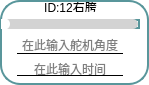
           <widget class="QFrame" name="frame_12">
            <property name="enabled">
             <bool>true</bool>
            </property>
            <property name="layoutDirection">
             <enum>Qt::LayoutDirection::RightToLeft</enum>
            </property>
            <property name="styleSheet">
             <string notr="true">* {
  background: white; /* 背景改为白色 */
  border: 2px solid #59969b; /* 使用与滑块一致的颜色 */
  border-radius: 20px;
}

</string>
            </property>
            <property name="frameShape">
             <enum>QFrame::Shape::StyledPanel</enum>
            </property>
            <property name="frameShadow">
             <enum>QFrame::Shadow::Raised</enum>
            </property>
            <widget class="QLabel" name="label_id12">
             <property name="geometry">
              <rect>
               <x>1</x>
               <y>2</y>
               <width>139</width>
               <height>10</height>
              </rect>
             </property>
             <property name="minimumSize">
              <size>
               <width>0</width>
               <height>10</height>
              </size>
             </property>
             <property name="maximumSize">
              <size>
               <width>16777215</width>
               <height>10</height>
              </size>
             </property>
             <property name="styleSheet">
              <string notr="true">QLabel{border: none; /* 去掉控件的边框 */}
QLabel{background: none; /* 去掉控件的边框 */}</string>
             </property>
             <property name="text">
              <string>ID:12右胯</string>
             </property>
             <property name="alignment">
              <set>Qt::AlignmentFlag::AlignCenter</set>
             </property>
            </widget>
            <widget class="QSlider" name="Slider_Servo12">
             <property name="geometry">
              <rect>
               <x>1</x>
               <y>19</y>
               <width>139</width>
               <height>10</height>
              </rect>
             </property>
             <property name="maximumSize">
              <size>
               <width>16777215</width>
               <height>10</height>
              </size>
             </property>
             <property name="layoutDirection">
              <enum>Qt::LayoutDirection::LeftToRight</enum>
             </property>
             <property name="styleSheet">
              <string notr="true">QSlider::groove:horizontal {
    border: none;
    height: 10px;
    background-color: lightgray;
    border-radius: 5px;
}

QSlider::handle:horizontal {
    width: 12px; /* 增大滑块的宽度 */
    margin: -1px 0px -1px -5px;
    border-radius: 6px; /* 也可以调整圆角半径以匹配滑块的大小 */
    background-color: white;
}

QSlider::sub-page:horizontal {
    background-color: qlineargradient(x1:0, y1:0, x2:1, y2:1, stop:0 #59969b, stop:1 #04e7fa);
    border-radius: 5px;
}
</string>
             </property>
             <property name="minimum">
              <number>0</number>
             </property>
             <property name="maximum">
              <number>240</number>
             </property>
             <property name="orientation">
              <enum>Qt::Orientation::Horizontal</enum>
             </property>
             <property name="invertedAppearance">
              <bool>false</bool>
             </property>
             <property name="tickPosition">
              <enum>QSlider::TickPosition::NoTicks</enum>
             </property>
             <property name="tickInterval">
              <number>1</number>
             </property>
            </widget>
            <widget class="QLineEdit" name="lineEdit_servo12">
             <property name="enabled">
              <bool>true</bool>
             </property>
             <property name="geometry">
              <rect>
               <x>17</x>
               <y>36</y>
               <width>106</width>
               <height>18</height>
              </rect>
             </property>
             <property name="maximumSize">
              <size>
               <width>120</width>
               <height>16777215</height>
              </size>
             </property>
             <property name="layoutDirection">
              <enum>Qt::LayoutDirection::LeftToRight</enum>
             </property>
             <property name="styleSheet">
              <string notr="true">QLineEdit {
            border-top: none;
            border-left: none;
            border-right: none;
            border-bottom: 1px solid black;
            background-color: transparent;
        }
        
        QLineEdit:focus {
            border-bottom: 1px solid #2a70f4;
        }</string>
             </property>
             <property name="alignment">
              <set>Qt::AlignmentFlag::AlignCenter</set>
             </property>
             <property name="placeholderText">
              <string>在此输入舵机角度</string>
             </property>
            </widget>
            <widget class="QLineEdit" name="lineEdit_time12">
             <property name="geometry">
              <rect>
               <x>17</x>
               <y>61</y>
               <width>106</width>
               <height>15</height>
              </rect>
             </property>
             <property name="maximumSize">
              <size>
               <width>120</width>
               <height>15</height>
              </size>
             </property>
             <property name="styleSheet">
              <string notr="true">QLineEdit {
            border-top: none;
            border-left: none;
            border-right: none;
            border-bottom: 1px solid black;
            background-color: transparent;
        }
        
        QLineEdit:focus {
            border-bottom: 1px solid #2a70f4;
        }</string>
             </property>
             <property name="alignment">
              <set>Qt::AlignmentFlag::AlignCenter</set>
             </property>
             <property name="dragEnabled">
              <bool>false</bool>
             </property>
             <property name="placeholderText">
              <string>在此输入时间</string>
             </property>
            </widget>
           </widget>
